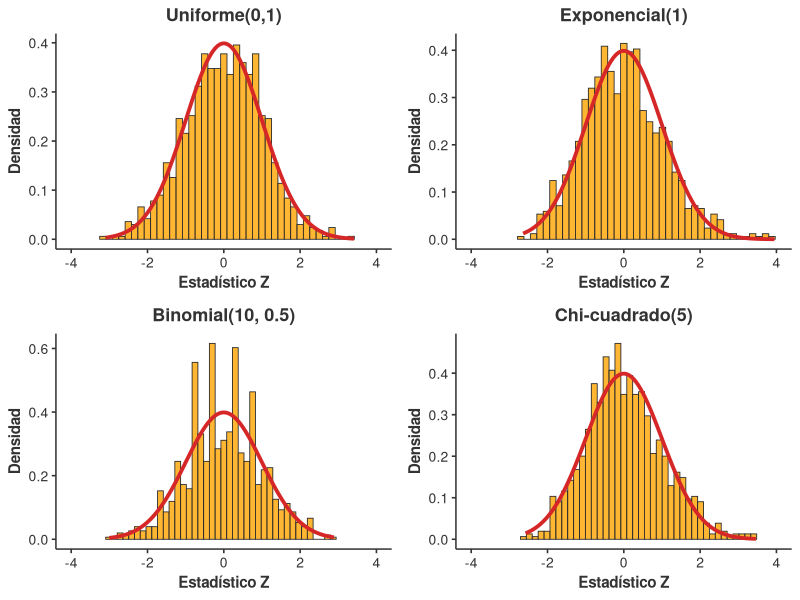

The R source for this figure:
# ==============================================================================
# MÓDULO 3: TEOREMA CENTRAL DEL LÍMITE 
# ==============================================================================

cat("=== TEOREMA CENTRAL DEL LÍMITE (VISUALIZACIÓN PROFESIONAL) ===\n\n")
set.seed(789)

# Parámetros de simulación
n <- 30      # Tamaño de cada muestra
m <- 1000    # Número de réplicas

cat("Parámetros:\n")
cat("  Tamaño muestral (n):", n, "\n")
cat("  Número de réplicas (m):", m, "\n\n")

# Paleta de colores profesional (ColorBrewer - Set2)
col_hist <- "orange"    # Azul profesional suave
col_normal <- "#d62728"  # Rojo elegante
col_borde <- "#2c2c2c"   # Gris oscuro casi negro
col_fondo <- "white"     # Blanco puro
col_texto <- "#333333"   # Gris oscuro para texto

# Función para generar y estandarizar medias muestrales
simular_tcl <- function(dist_func, params, n, m, titulo) {
  # Generar medias muestrales
  medias <- replicate(m, {
    datos <- do.call(dist_func, c(list(n), params))
    mean(datos)
  })
  
  # Calcular parámetros teóricos
  if (dist_func == "runif") {
    mu <- 0.5
    sigma <- sqrt(1/12)
  } else if (dist_func == "rexp") {
    mu <- 1
    sigma <- 1
  } else if (dist_func == "rbinom") {
    mu <- params$size * params$prob
    sigma <- sqrt(mu * (1 - params$prob))
  } else if (dist_func == "rchisq") {
    mu <- params$df
    sigma <- sqrt(2 * params$df)
  }
  
  # Estandarizar según TCL
  z <- sqrt(n) * (medias - mu) / sigma
  
  # Prueba de normalidad
  sw_test <- shapiro.test(z)
  
  cat("---", titulo, "---\n")
  cat("  Media Z =", round(mean(z), 4), "(esperado: 0)\n")
  cat("  SD Z    =", round(sd(z), 4), "(esperado: 1)\n")
  cat("  Shapiro-Wilk W =", round(sw_test$statistic, 4), "\n")
  cat("  Shapiro-Wilk p =", round(sw_test$p.value, 4), "\n")
  
  if (sw_test$p.value > 0.05) {
    cat("  ✓ Normalidad NO rechazada al 5%\n\n")
  } else {
    cat("  ✗ Normalidad RECHAZADA al 5%\n\n")
  }
  
  return(z)
}

# 1. Uniforme(0,1): mu=0.5, sigma²=1/12
z_unif <- simular_tcl("runif", list(min = 0, max = 1), n, m, "Uniforme(0,1)")

# 2. Exponencial(lambda=1): mu=1, sigma²=1
z_exp <- simular_tcl("rexp", list(rate = 1), n, m, "Exponencial(1)")

# 3. Binomial(size=10, p=0.5): mu=5, sigma²=2.5
z_binom <- simular_tcl("rbinom", list(size = 10, prob = 0.5), n, m, "Binomial(10, 0.5)")

# 4. Chi-cuadrado(df=5): mu=5, sigma²=10
z_chi <- simular_tcl("rchisq", list(df = 5), n, m, "Chi-cuadrado(5)")

# VERIFICACIÓN VISUAL
cat("=== GENERANDO GRÁFICO PROFESIONAL ===\n")

# Cargar paquetes necesarios
if (!require("ggplot2")) install.packages("ggplot2")
if (!require("gridExtra")) install.packages("gridExtra")
library(ggplot2)
library(gridExtra)

# Función para crear histograma con estilo profesional
crear_histograma <- function(z, titulo) {
  df <- data.frame(z = z)
  
  ggplot(df, aes(x = z)) +
    geom_histogram(aes(y = ..density..), bins = 40, 
                   fill = col_hist, color = col_borde, alpha = 0.8, size = 0.3) +
    stat_function(fun = dnorm, args = list(mean = 0, sd = 1),
                  color = col_normal, size = 1.3, linetype = 1) +
    labs(title = titulo, x = "Estadístico Z", y = "Densidad") +
    theme_classic(base_size = 12, base_family = "sans") +
    theme(
      plot.title = element_text(size = 13, hjust = 0.5, face = "bold", color = col_texto),
      axis.title = element_text(size = 11, face = "bold", color = col_texto),
      axis.text = element_text(size = 10, color = col_texto),
      axis.line = element_line(color = col_borde, size = 0.5),
      panel.background = element_blank(),
      plot.background = element_rect(fill = col_fondo, color = NA),
      panel.grid.major = element_blank(),
      panel.grid.minor = element_blank(),
      legend.position = "none"
    ) +
    coord_cartesian(xlim = c(-4, 4))
}

# Crear gráficos
p1 <- crear_histograma(z_unif, "Uniforme(0,1)")
p2 <- crear_histograma(z_exp, "Exponencial(1)")
p3 <- crear_histograma(z_binom, "Binomial(10, 0.5)")
p4 <- crear_histograma(z_chi, "Chi-cuadrado(5)")

# MOSTRAR EN VENTANA DE PLOTS
print(grid.arrange(p1, p2, p3, p4, ncol = 2))

cat("\n=== GRÁFICO PROFESIONAL GENERADO EN VENTANA DE PLOTS ===\n")
cat("\nCaracterísticas:\n")
cat("  ✓ Sin cuadrícula/grid\n")
cat("  ✓ Colores profesionales (azul/rojo corporativo)\n")
cat("  ✓ Tema limpio y minimalista\n")
cat("  ✓ Listo para presentación o reporte\n")
